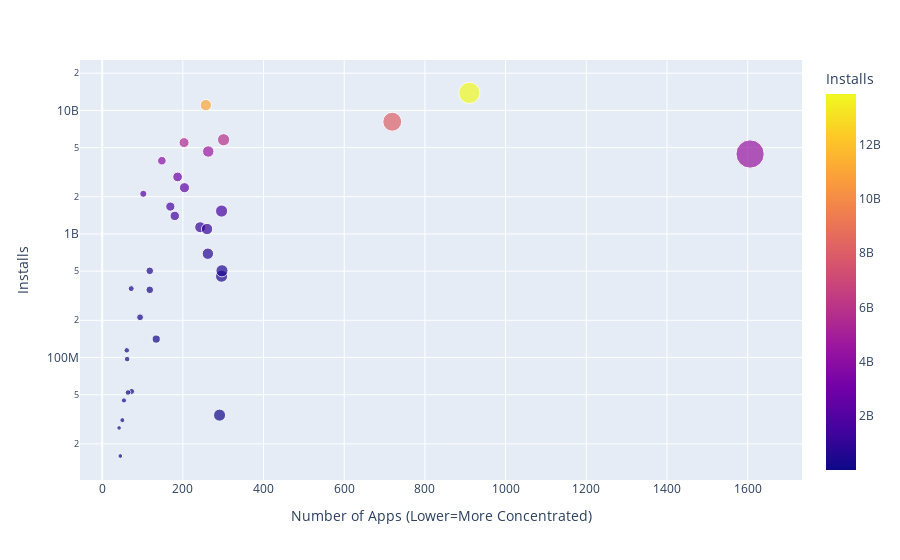

The code cell stored with this chart in its notebook:
### Markdown cell above
### Category Concentration - Downloads vs. Competition

**Challenge**: 
* First, create a DataFrame that has the number of apps in one column and the number of installs in another:

<img src=https://imgur.com/uQRSlXi.png width="350">

* Then use the [plotly express examples from the documentation](https://plotly.com/python/line-and-scatter/) alongside the [.scatter() API reference](https://plotly.com/python-api-reference/generated/plotly.express.scatter.html)to create scatter plot that looks like this. 

<img src=https://imgur.com/cHsqh6a.png>

*Hint*: Use the size, hover_name and color parameters in .scatter(). To scale the yaxis, call .update_layout() and specify that the yaxis should be on a log-scale like so: yaxis=dict(type='log')

### Code cell
category_installs = df_apps_clean.groupby("Category").agg({"Installs":"sum"}) #agg to create a DataFrame
number_of_categories = df_apps_clean["Category"].value_counts().to_frame() #Converts Series to DataFrame
apps_data = category_installs.merge(number_of_categories,on="Category") #Merges 2 df(s) based on a common column
apps_data.reset_index(inplace=True) #Turns the current index into a column
apps_data["Category"] = apps_data["Category"].str.title()
scatter = px.scatter(data_frame=apps_data,x="Apps",y="Installs",size="Apps",color="Installs",
                     hover_name="Category")
scatter.update_layout(yaxis=dict(type="log"),xaxis_title="Number of Apps (Lower=More Concentrated)")

### Figure 1 — Plotly figure (JSON) as saved in the notebook; plotly's stock layout.template omitted (floating-point values rounded to 4 significant figures)
{"data": [{"hovertemplate": "<b>%{hovertext}</b><br><br>Apps=%{marker.size}<br>Installs=%{marker.color}<extra></extra>", "hovertext": ["Art_And_Design", "Auto_And_Vehicles", "Beauty", "Books_And_Reference", "Business", "Comics", "Communication", "Dating", "Education", "Entertainment", "Events", "Family", "Finance", "Food_And_Drink", "Game", "Health_And_Fitness", "House_And_Home", "Libraries_And_Demo", "Lifestyle", "Maps_And_Navigation", "Medical", "News_And_Magazines", "Parenting", "Personalization", "Photography", "Productivity", "Shopping", "Social", "Sports", "Tools", "Travel_And_Local", "Video_Players", "Weather"], "legendgroup": "", "marker": {"color": [114233100, 53129800, 26916200, 1665791655, 692018120, 44931100, 11039241530, 140912410, 352852000, 2113660000, 15949410, 4437554490, 455249400, 211677750, 13858762717, 1134006220, 97082000, 52083000, 503611120, 503267560, 34162676, 2369110650, 31116110, 1532341930, 4649143130, 5788070180, 1400331540, 5487841475, 1096431465, 8099724500, 2894859300, 3916897200, 361096500], "coloraxis": "coloraxis", "size": [61, 73, 42, 169, 262, 54, 257, 134, 118, 102, 45, 1606, 296, 94, 910, 243, 62, 64, 297, 118, 291, 204, 50, 296, 263, 301, 180, 203, 260, 719, 187, 148, 72], "sizemode": "area", "sizeref": 4.015, "symbol": "circle"}, "mode": "markers", "name": "", "orientation": "v", "showlegend": false, "type": "scatter", "x": [61, 73, 42, 169, 262, 54, 257, 134, 118, 102, 45, 1606, 296, 94, 910, 243, 62, 64, 297, 118, 291, 204, 50, 296, 263, 301, 180, 203, 260, 719, 187, 148, 72], "xaxis": "x", "y": [114233100, 53129800, 26916200, 1665791655, 692018120, 44931100, 11039241530, 140912410, 352852000, 2113660000, 15949410, 4437554490, 455249400, 211677750, 13858762717, 1134006220, 97082000, 52083000, 503611120, 503267560, 34162676, 2369110650, 31116110, 1532341930, 4649143130, 5788070180, 1400331540, 5487841475, 1096431465, 8099724500, 2894859300, 3916897200, 361096500], "yaxis": "y"}], "layout": {"coloraxis": {"colorbar": {"title": {"text": "Installs"}}, "colorscale": [[0, "#0d0887"], [0.1111, "#46039f"], [0.2222, "#7201a8"], [0.3333, "#9c179e"], [0.4444, "#bd3786"], [0.5556, "#d8576b"], [0.6667, "#ed7953"], [0.7778, "#fb9f3a"], [0.8889, "#fdca26"], [1, "#f0f921"]]}, "legend": {"itemsizing": "constant", "tracegroupgap": 0}, "margin": {"t": 60}, "xaxis": {"anchor": "y", "domain": [0, 1], "title": {"text": "Number of Apps (Lower=More Concentrated)"}}, "yaxis": {"anchor": "x", "domain": [0, 1], "title": {"text": "Installs"}, "type": "log"}}}
